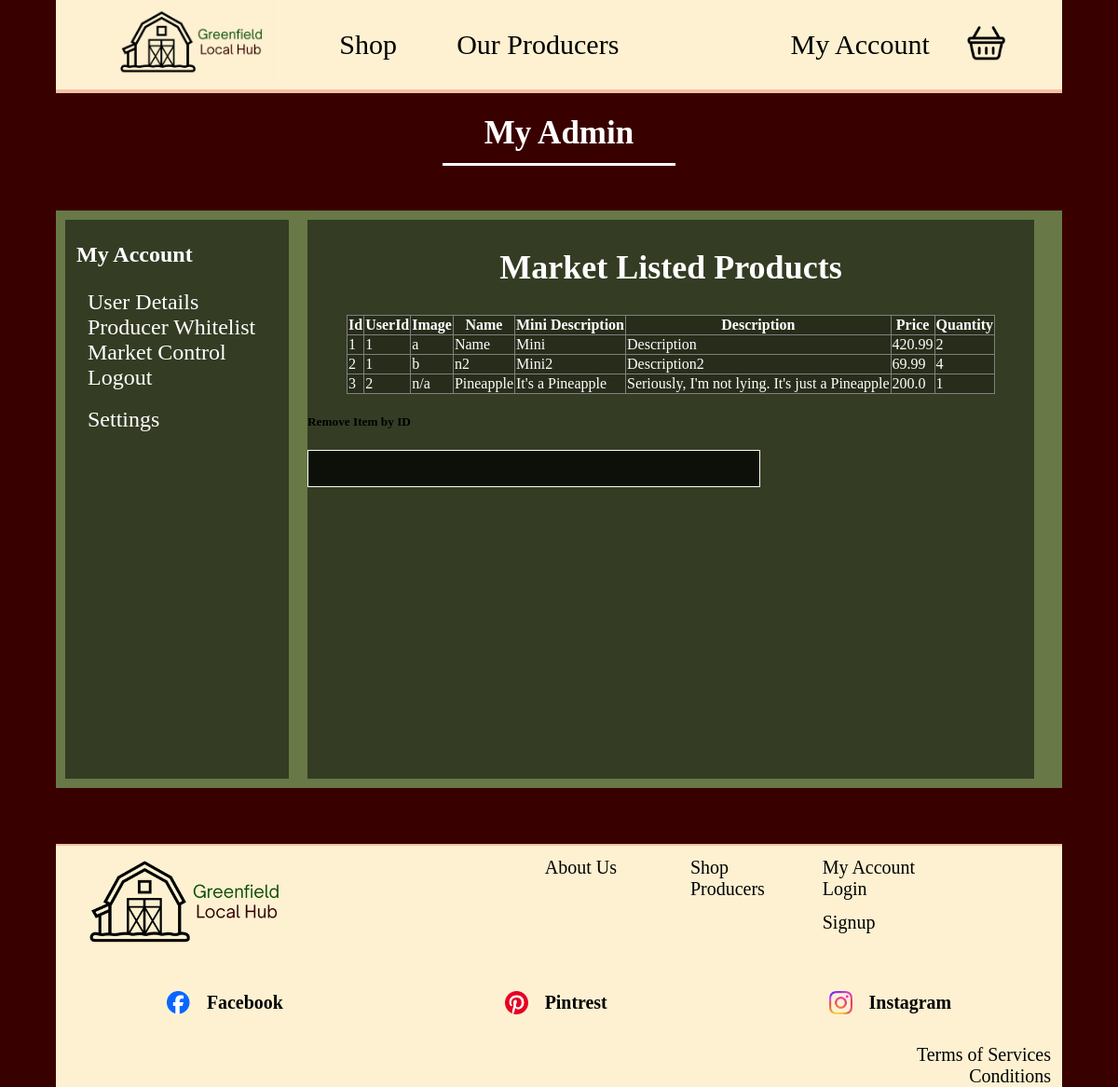
Screenshot of /adminPanel_marketControl with the database file from the repository.
### tables this page shows
CREATE TABLE "Product" (
	"Id" INTEGER NOT NULL, 
	"UserId" INTEGER, 
	"Image" VARCHAR, 
	"Item" VARCHAR, 
	"Mini" VARCHAR, 
	"Description" VARCHAR, 
	"Price" FLOAT, 
	"Quantity" INTEGER, 
	PRIMARY KEY ("Id")
);

### app.py (the view)
@login_required
@app.route("/adminPanel_marketControl", methods=["GET", "POST"])
def adminPanel_marketControl():
    result = callAll(Product)
    if request.method == "POST":
        query = delete(Product).where(Product.c.Id == request.form['remove'])
        conn = engine.connect()
        conn.execute(query)
        return redirect("/adminPanel_marketControl")
    return render_template("adminPanel_marketControl.html", result=result)

### app.py (called while the page is built)
def callAll(tableName):
    conn = engine.connect()
    result = conn.execute(select([tableName])).fetchall()
    return result

### templates/adminPanel_marketControl.html (shortened to what this page needs)
<!DOCTYPE html>
<html lang="en">
<head>
    <link rel="stylesheet" href="{{url_for('static', filename='/css/adminPanel.css')}}" />
</head>
<body>
    {% extends "base.html" %}
    {% block content %}
    <h1 class="title"> My Admin </h1>
    <div class="underline"></div>
    <div class="dashboard">
        <div class="sideNav">
            <div class="adminPanel">
                <h3> My Account</h3>
                <a href="adminPanel"> User Details </a>
                <a href="adminPanel_producerWhitelist"> Producer Whitelist </a>
                <a href="adminPanel_marketControl"> Market Control</a>
            </div>
            <a href="/logout"> Logout </a>
            <br><br>
            <div class="settings">
                <a href="wip"> Settings </a>
            </div>
        </div>
        <form method="POST" class="sideContainer">
            <h2> Market Listed Products </h2>
            <table>
                <tr>
                    <th>Id</th>
                    <th>UserId</th>
                    <th>Image</th>
                    <th>Name</th>
                    <th>Mini Description</th>
                    <th>Description</th>
                    <th>Price</th>
                    <th>Quantity</th>
                </tr>
                {% for product in result %}
                <tr>
                    {% for id in product %}
                    <td> {{ id }} </td>
                    {% endfor %}
                </tr>
                {% endfor %}
            </table>
            <h5> Remove Item by ID</h5>
            <input id="remove" name="remove">
        </form>
    </div>
    {% endblock %}

### static/css/adminpanel.css (style rules this page uses)
body { background-color: rgba(0,0,0,0.25); }
.dashboard { grid-template-columns: auto auto; height: 50vw; }
.dashboard h3 { text-align: left !important; font-size: 2vw !important; }
.sideNav { width: 20vw; }
.sideContainer { width: 65vw; }
input { width: 40vw; height: 3vw; color: white; background-color: rgba(0,0,0,0.75); border: 0.25px #F9FFED solid; margin: auto; }

### static/css/base.css (style rules this page uses)
body { width: min(90vw, 1250px); margin: auto; background-color: #390000; }
h2 { text-align: center; }
a { text-decoration: none; color: black; }
table { color: white; background-color: rgba(0, 0, 0, 0.25); border: 0.1vw white solid; border-collapse: collapse; margin: auto; }
th { border: 0.1vw grey solid; }
td { border: 0.1vw grey solid; }
.title { text-align: center; color: white; font-size: min(3vw, 35px); }
.underline { width: min(35vw, 250px); height: 0.25vw; margin: -1vw auto 4vw; auto; background-color: white; }
.dashboard { display: grid; background-color: rgba(152, 239, 142, 0.5); padding: 10px; margin: auto; }
.dashboard h3 { text-align:center; color: white; font-size: min(3vw, 40px); }
.sideNav { background-color: rgba(0,0,0,0.5); }
.sideNav div { display: grid; }
.sideNav h3 { color: white; margin-left: 1vw; font-size: 2vw; }
.sideNav a { color: white; margin-left: 2vw; font-size: min(2vw, 30px); }
.sideContainer { background-color: rgba(0,0,0,0.5); }
.sideContainer h2 { color: white; font-size: min(3vw, 50px); }

### rows the page displays
Product: product "1" "1" "a" "2", Item "Name", Mini "Mini", Description "Description", Price "420.99"
Product: product "2" "1" "b" "4", Item "n2", Mini "Mini2", Description "Description2", Price "69.99"
Product: product "3" "2" "1", Image "n/a", Item "Pineapple", Mini "It's a Pineapple", Description "Seriously, I'm not lying. It's just a Pineapple", Price "200.0"
